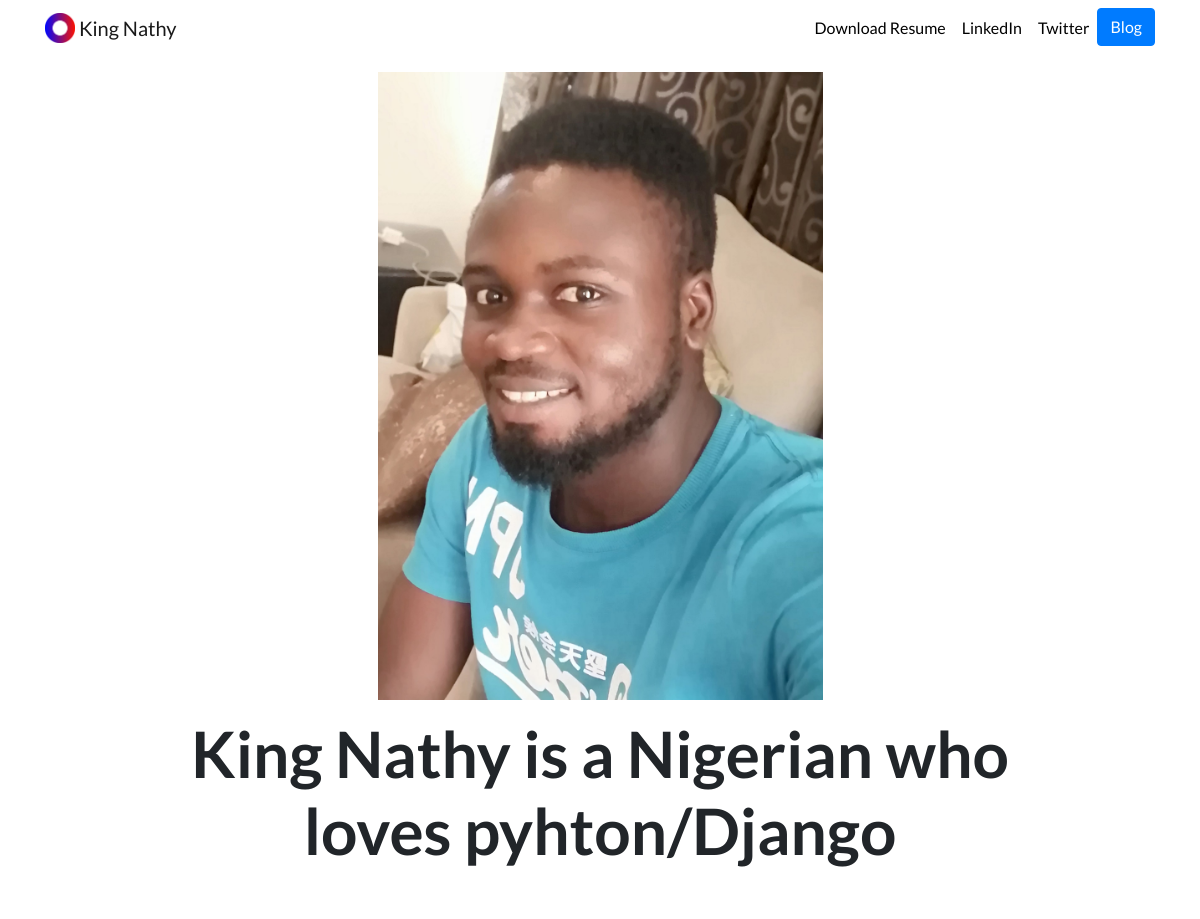
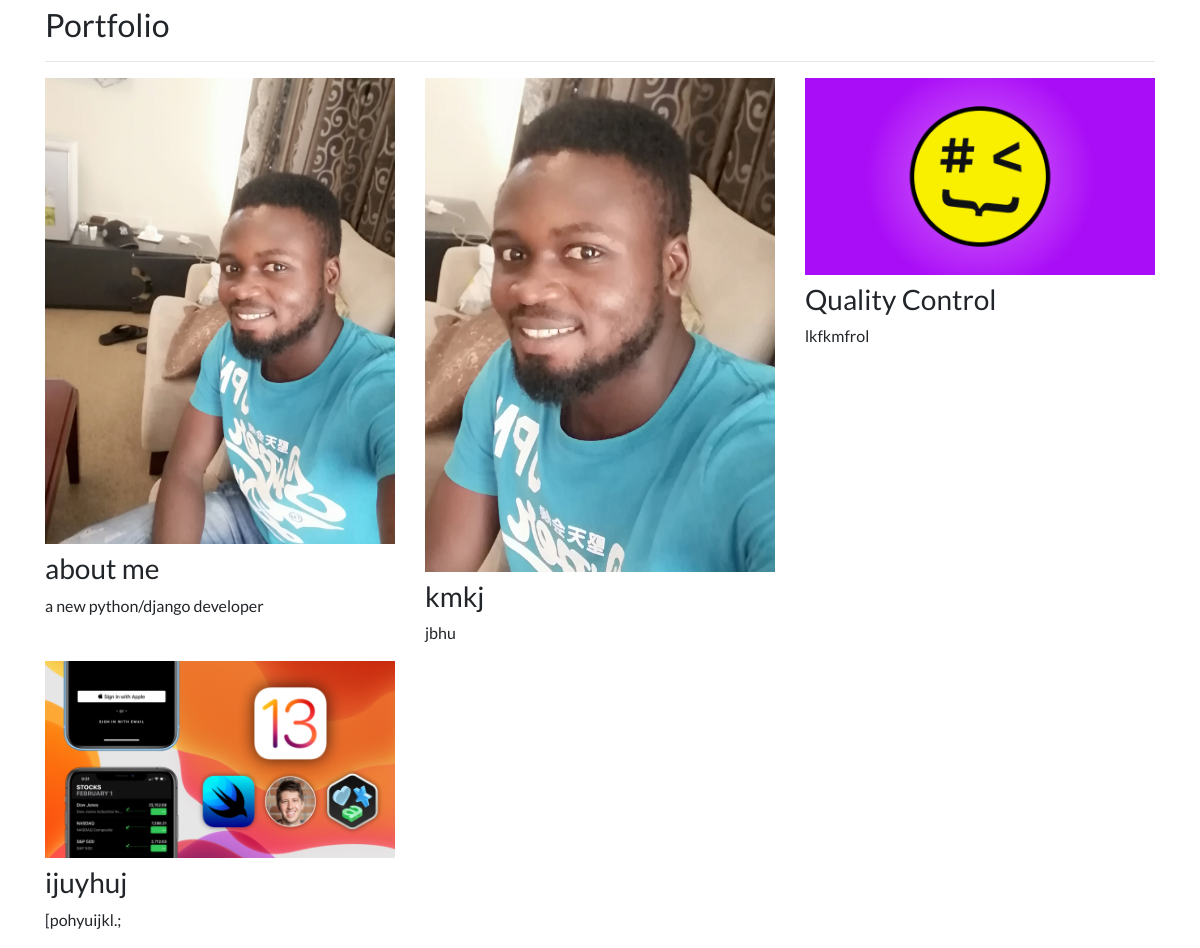
The page / on the database its author committed (2 pictures, top to bottom).
### portfolio/models.py (models this page shows, shortened)
class Project(models.Model):
    title = models.CharField(max_length=100)
    description = models.CharField(max_length=250)
    image = models.ImageField(upload_to='portfolio/images')
    url = models.URLField(blank=True)

### portfolio/views.py (the view)
# urls.py: 2. Add a URL to urlpatterns:  path('', views.home, name='home')
def home(request):
    projects = Project.objects.all()
    return render(request,'portfolio/home.html', {'projects':projects})

### portfolio/templates/portfolio/home.html
{% extends "portfolio/base.html" %}
{% load static %}
{% block content %}
<div class="row justify-content-center my-3">
  <div class="col-5">
    <img src="{% static 'portfolio/IMG_20200428_164041 (2).jpg' %}" height="200" class="img-fluid">
  </div>
</div>
<div class="row justify-content-center mb-3">
  <div class="col-md-9 text-center">
    <h1 id="hometext" class="font-weight-bold">King Nathy is a Nigerian who loves pyhton/Django</h1>
  </div>
</div>
<h2 class="mt-5">Portfolio</h2>
<hr>
<div class="row">
  {% for project in projects %}
  <div class="col-lg-4 col-md-6">
    {% if project.url %}
    <a href="{{ project.url }}">
      <img src="{{ project.image.url }}" class="img-fluid mb-2">
    </a>
    {% else %}
    <img src="{{ project.image.url }}" class="img-fluid mb-2">
    {% endif %}
    <h3>{{ project.title }}</h3>
    <p>{{ project.description }}</p>
  </div>
  {% endfor %}
</div>
{% endblock %}

### portfolio/templates/portfolio/base.html (shortened to what this page needs)
{% load static %}
<!doctype html>
<html lang="en">
<head>
  <link rel="stylesheet" href="https://stackpath.bootstrapcdn.com/bootstrap/4.4.1/css/bootstrap.min.css">
  <link rel="stylesheet" href="{% static "portfolio/custom.css" %}">
</head>
<body>
  <nav id="topNav" class="navbar navbar-expand-md navbar-light">
    <div class="container">
      <a class="navbar-brand" href="{% url 'home' %}">
        <img src="{% static "portfolio/Logo.png" %}" width="30" height="30" class="d-inline-block align-top" alt="Nick's Logo">
        <span>King Nathy</span>
      </a>
      <div class="collapse navbar-collapse text-center" id="navbarNav">
        <ul class="navbar-nav ml-auto">
          <li class="nav-item">
            <a class="nav-link" href="{% static "portfolio/myresume.pdf" %}">Download Resume</a>
          </li>
          <li class="nav-item">
            <a class="nav-link" href="https://www.linkedin.com/in/nick-walter/" target="_blank">LinkedIn</a>
          </li>
          <li class="nav-item">
            <a class="nav-link" href="https://twitter.com/ZappyCode" target="_blank">Twitter</a>
          </li>
          <li>
            <a role="button" href="{% url 'blog:all_blogs' %}" class="btn btn-primary">Blog</a>
          </li>
        </ul>
      </div>
    </div>
  </nav>
  <div class="container">
    {% block content %}{% endblock %}
  </div>
</body>
</html>

### portfolio/static/portfolio/custom.css (style rules this page uses)
.navbar-nav .nav-link { color: rgba(0,0,0,1) !important; }
body { font-family: 'Lato', sans-serif; }
@media (min-width: 992px) { #hometext { font-size: 4rem; } }

### rows shown on the page
Project: image (picture), title "about me", description "a new python/django developer"
Project: image (picture), title "kmkj", description "jbhu"
Project: image (picture), title "Quality Control", description "lkfkmfrol"
Project: image (picture), title "ijuyhuj", description "[pohyuijkl.;"
